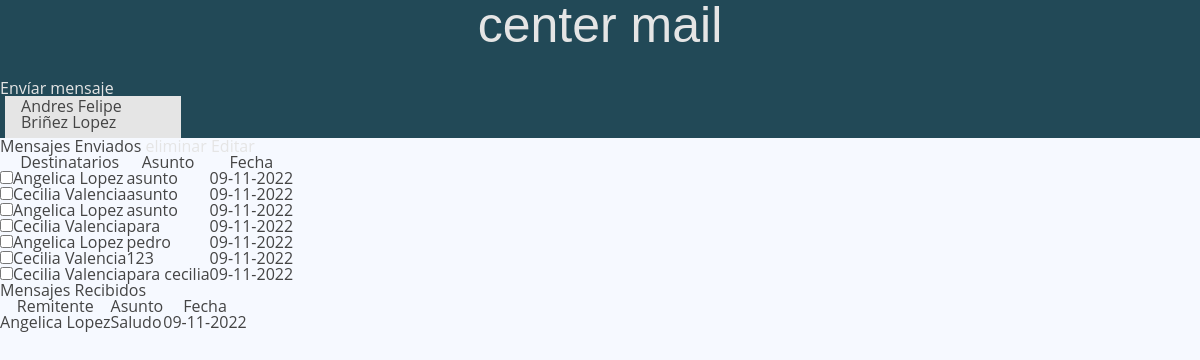
Page / (signed in) on the earlier database version.
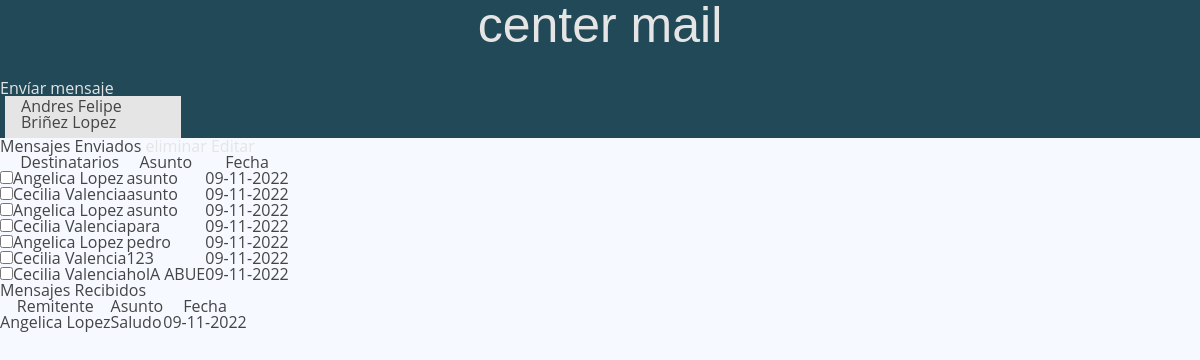
Same page on the later database version.
### tables this page shows
CREATE TABLE mensajes (mensajeID INTEGER PRIMARY KEY UNIQUE NOT NULL, asunto CHAR, mensaje CHAR, fecha CHAR, "from" CHAR, "to" INTEGER);

CREATE TABLE usuarios (id INTEGER PRIMARY KEY UNIQUE NOT NULL, name CHAR NOT NULL, password CHAR NOT NULL, correo CHAR NOT NULL);

### app.py (the view)
@app.route('/',methods=['GET','POST'])
def inicio():
    if 'id' in session:
        userName=session['userName']
        print(userName)
        print(session['id'])
        Enviados=DB.MensajesEnviados(userName)
        Recibidos=DB.MensajesRecibidos(userName)
        print(Enviados)
        print(Recibidos)
        return render_template('index.html',messagesEnd=Enviados,messagesRecibidos=Recibidos)
    else:
        return render_template('accesoDenegado.html')

### controller.py (called while the page is built)
def conexionDB():
    try:
        con =sql.connect('DB.db')
        print('Conexion exitosa')
        return con
    except Exception as error:
        print("Error Conexión",error )

def ejecutarSentenciaSQL(sql):
    try:
        conexion=conexionDB()
        cursor=conexion.cursor()#  cursor el cual es el que ejecuta las consultas sql
        cursor.execute(sql) # ejecuta la sentencia
        print('Sentencia ejecutada')
        conexion.commit() # realiza la sentencia sql
        resultado=cursor.fetchall()
        return resultado
    except Exception as e:
        print("Error al ejecutar la sentencia: " + str(e))
        return False

def MensajesEnviados(origen):
    try:
        sql= "SELECT \"mensajeID\", u.\"name\",asunto,fecha FROM mensajes m  JOIN usuarios u ON m.\"to\"  = u.id WHERE \"from\" = '"+origen+"' ORDER BY fecha DESC ;"
        print(sql)
        resultado=ejecutarSentenciaSQL(sql)
        print(resultado)
        if (len(resultado)>0):
            return resultado # existen mensajes
        else :
            return 'no mensajes' # no hay mensajes
    except Exception as e:
        print("Error al traer los datos: " + str(e))

def MensajesRecibidos(origen):
    try:
        sql= "SELECT \"mensajeID\",\"from\",asunto,fecha,u.\"name\" FROM mensajes m  JOIN usuarios u ON m.\"to\"  = u.id WHERE \"name\" = '"+origen+"' ORDER BY fecha DESC ;"
        print(sql)
        resultado= ejecutarSentenciaSQL(sql)
        print(resultado)
        if (len(resultado)>0):
            return resultado # existe
        else :
            return 'no mensajes' # no existe
    except Exception as e:
        print("Error al traer los datos: " + str(e))

### templates/index.html (shortened to what this page needs)
{%extends 'base.html'%}
{% block style %}<link rel="stylesheet" href="/static/css/index.css" />{% endblock %}>
{% block body %}
    <nav>
        <h1>center mail</h1>
        <a href="{{url_for('sendMessage')}}">Envíar mensaje</a>
        <div id="navegador">
            <ul>
              <li  id="seccion1"onmouseover="ver(1)" onmouseout="ocultar(1)">{{session['userName']}}</a>
              </li>
            </ul>
          </div>
    </nav>
    {% if messagesEnd != 'no mensajes' %}
        <caption>Mensajes Enviados</caption>
        <a class="btnEliminar" href="">eliminar</a>
        <a class="btnEditar" href="">Editar</a>
         <table>
            <thead>
                <tr>
                    <th></th>
                    <th>Destinatarios</th>
                    <th>Asunto</th>
                    <th>Fecha</th>
                </tr>
            </thead>
            <tbody>
        {% for message in messagesEnd %}
            <tr>
                <td><input class="checkbox" type="checkbox" name="message" value="{{message[0]}}"></td>
                <td>{{message[1]}}</td>
                <td>{{message[2]}}</td>
                <td>{{message[3]}}</td>
            </tr>
        {% endfor %}
            </tbody>
        </table>
    {% else %}
        <p>No hay mensajes enviados</p>
    {% endif %}
    {% if messagesRecibidos != 'no mensajes' %}
    <caption>Mensajes Recibidos</caption>
    <table>
        <thead>
            <tr>
                <th>Remitente</th>
                <th>Asunto</th>
                <th>Fecha</th>
            </tr>
        </thead>
        <tbody>
    {% for message in messagesRecibidos %}
        <tr>
            <td>{{message[1]}}</td>
            <td>{{message[2]}}</td>
            <td>{{message[3]}}</td>
        </tr>
    {% endfor %}
        </tbody>
    </table>
{% else %}
    <p>No hay mensajes recibidos</p>
{% endif %}
{% endblock %}

### templates/base.html (shortened to what this page needs)
<!DOCTYPE html>
<html lang="es">
<head>
    <link rel="stylesheet" href="/static/css/normalize.css">
    <link rel="stylesheet" href="/static/css/reset.css">
    <link rel="stylesheet" href="/static/css/base.css">
    <link rel="stylesheet" href="/static/css/style.css">
    {% block style  %} {% endblock %}
</head>
<body>
    {% block body  %} {% endblock %}
</body>
</html>

### static/css/base.css (style rules this page uses)
body { background: #E5E5E5; font-family: 'Lexend Deca'; }

### static/css/style.css (style rules this page uses)
:root { scroll-behavior: smooth; }
body { font-family: "Open Sans", sans-serif; background: #f6f9ff; color: #444444; }
a { color: #4154f1; text-decoration: none; }
h1, h2, h3, h4, h5, h6 { font-family: "Nunito", sans-serif; }

### static/css/index.css (style rules this page uses)
nav { min-height: 0vh; background-color: #224957; margin: auto 0; }
h1 { font-size: 50px; color: #E5E5E5; margin-bottom: 30px; text-align: center; }
a { text-decoration: none; color: #E5E5E5; }
#navegador li { margin: 0px 5px; padding: 0.1em 1em 0.5em 1em; background-color: #E5E5E5; width: 12%;; list-style-type: none; position: relative; cursor: pointer; }

Differences in the rows shown:
changed mensajes: asunto "para cecilia" → "holA ABUE"
